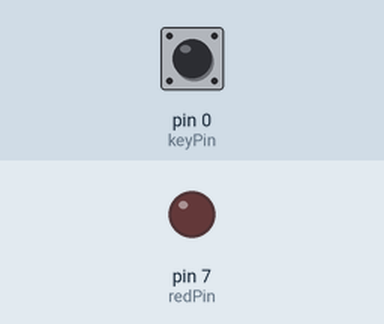
The sketch below on a simulated Arduino Uno, built with avr-gcc and run on an emulated ATmega328P. Shown: output pins drawn as LEDs (lit = HIGH). The inputs (shaded band) are chosen by the test bench; at power-on: pin 0 (keyPin) HIGH.

Above: at 1.2 s.
1.3 s: pin 0 (keyPin) pulled LOW for 0.15 s
At 1.9 s:
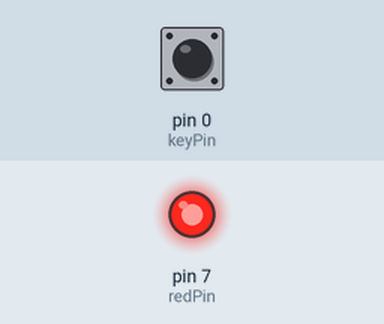
3.0 s: pin 0 (keyPin) pulled LOW for 1 s
At 3.8 s:
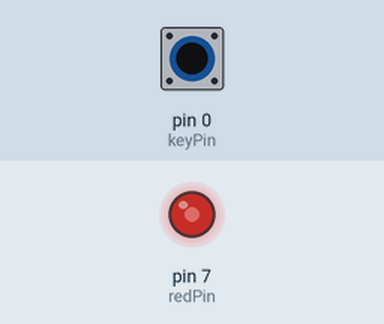
5.5 s: pin 0 (keyPin) pulled LOW for 3.2 s
At 10.0 s:
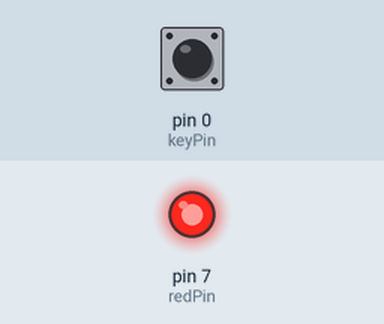
Timing chart, 0 to 11.5 s (numbered marks = the images above; inputs shaded):
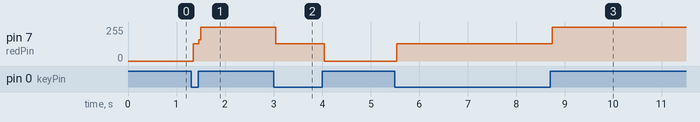

Measured:
- after the input at 1.3 s, pin 7 (redPin): 0/255 → 128/255 at once, → 255/255 0.12 s later
- after the input at 3.0 s, pin 7 (redPin): 255/255 → 128/255 at once, → 0/255 1.0 s later
- after the input at 5.5 s, pin 7 (redPin): 0/255 → 128/255 at once, → 255/255 3.2 s later

The sketch:

MP4.ino
```cpp
const uint8_t keyPin = 0;
const uint8_t redPin = 7;
uint8_t ledState = LOW;

void setup() {
  // put your setup code here, to run once:
  pinMode(redPin, OUTPUT);
  pinMode(keyPin, INPUT);
}

void loop() {
  // put your main code here, to run repeatedly:
  if (LOW == digitalRead(keyPin)) {
    if (HIGH == ledState) {
      digitalWrite(redPin, LOW);
      ledState = LOW;
    } else {
      digitalWrite(redPin, HIGH);
      ledState = HIGH;
    }
  }
}
```
